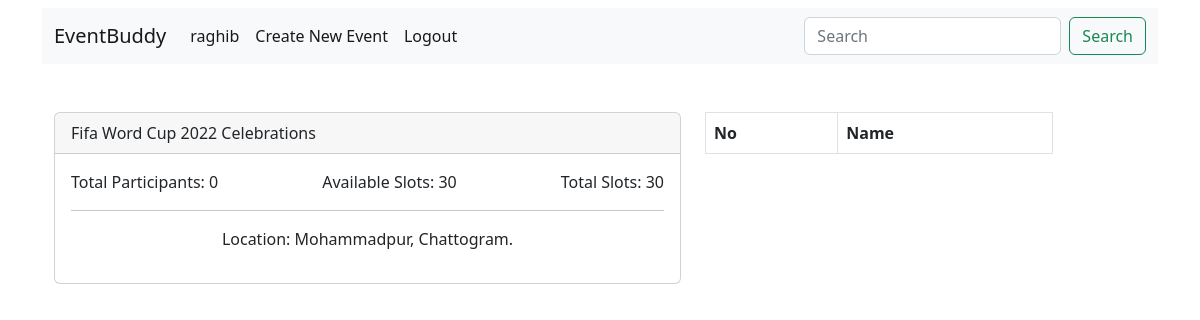
The page /event-details/2/ (signed in) on the database its author committed.
### event_app/models.py (models this page shows, shortened)
class Event(models.Model):
    user = models.ForeignKey(User, on_delete=models.CASCADE,null=True,blank=True)
    title = models.CharField(max_length=150)
    description = models.TextField()
    time = models.TimeField(auto_now_add=False)
    date = models.DateField(auto_now_add=False)
    location = models.CharField(max_length=250)
    total_slots = models.PositiveIntegerField()
    available_slots = models.PositiveIntegerField()
    image = models.ImageField(upload_to="events")
    created_at = models.DateTimeField(auto_now_add=True)

### event_app/decorators.py (the view)
    def wrapper_func(request, *args, **kwargs):
        if not request.user.is_staff:
            return redirect("home")
        else:
            return view_func(request, *args, **kwargs)

### event_app/views.py (called while the page is built)
@staff_check
def see_participant_list(request,id):
    event = get_object_or_404(Event,id=id)
    if event.user == request.user:
        event_details = EventRegistration.objects.filter(event=id)
        count = event_details.count()
        context = {"event":event,"event_details":event_details,"count":count}
        return render(request,'participant-list.html',context)
    else:
        return redirect("/")

### templates/participant-list.html (shortened to what this page needs)
{% extends "base.html" %}
{% block content %}
  <div class="container mt-5">
    <div class="row">
        <div class="col-md-7">
            <div class="card">
              <div class="card-header">
                {{event.title}}
              </div>
              <div class="card-body">
                <div class="d-flex justify-content-between mb-2">
                    <div class="text-start">
                        <span class="text-dark">Total Participants: {{count}}</span>
                    </div>
                    <div class="text-center">
                        <span class="text-dark">Available Slots: {{event.available_slots}}</span>
                    </div>
                    <div class="text-end">
                        <span class="text-dark">Total Slots: {{event.total_slots}}</span>
                    </div>
                </div>
                <hr>
                <p class="text-center mt-2">Location: {{event.location}}</p>
              </div>
            </div>
          </div>
      <div class="col-md-4">
        <table class="table table-bordered">
          <thead>
            <tr>
              <th scope="col">No</th>
              <th scope="col">Name</th>
            </tr>
          </thead>
        </table>
      </div>
    </div>
    </div>
  </div>
{% endblock %}

### templates/navbar.html (shortened to what this page needs)
<nav class="navbar navbar-expand-lg bg-light mt-2">
    <div class="container-fluid">
      <a class="navbar-brand" href="{% url "home" %}">EventBuddy</a>
      <div class="collapse navbar-collapse" id="navbarSupportedContent">
        <ul class="navbar-nav me-auto mb-2 mb-lg-0">
          {% if user.id is None %}
          <li class="nav-item">
            <a class="nav-link active" href="{% url "signup" %}">Sign Up</a>
          </li>
          <li class="nav-item">
            <a class="nav-link active" href="{% url "login" %}">Login</a>
          </li>
          {% else %}
          <li class="nav-item">
            <a class="nav-link active" href="{% url "user_profile" %}">{{request.user.username}}</a>
          </li>
          {% if user.is_superuser or user.is_staff %}
          <li class="nav-item">
            <a class="nav-link active" href="{% url 'create_event' %}">Create New Event</a>
          </li>
          {% endif %}
          <li class="nav-item">
            <a class="nav-link active" href="{% url "logout" %}">Logout</a>
          </li>
          {% endif %}
        </ul>
        <form class="d-flex" role="search">
          <input class="form-control me-2" type="search" placeholder="Search" name="search" aria-label="Search">
          <button class="btn btn-outline-success" type="submit">Search</button>
        </form>
      </div>
    </div>
  </nav>

### rows shown on the page
Event: title "Fifa Word Cup 2022 Celebrations", available_slots "30", total_slots "30", location "Mohammadpur, Chattogram."

### other values the page prints
{{ request.user.username }} "raghib"
{{ count }} "0"
